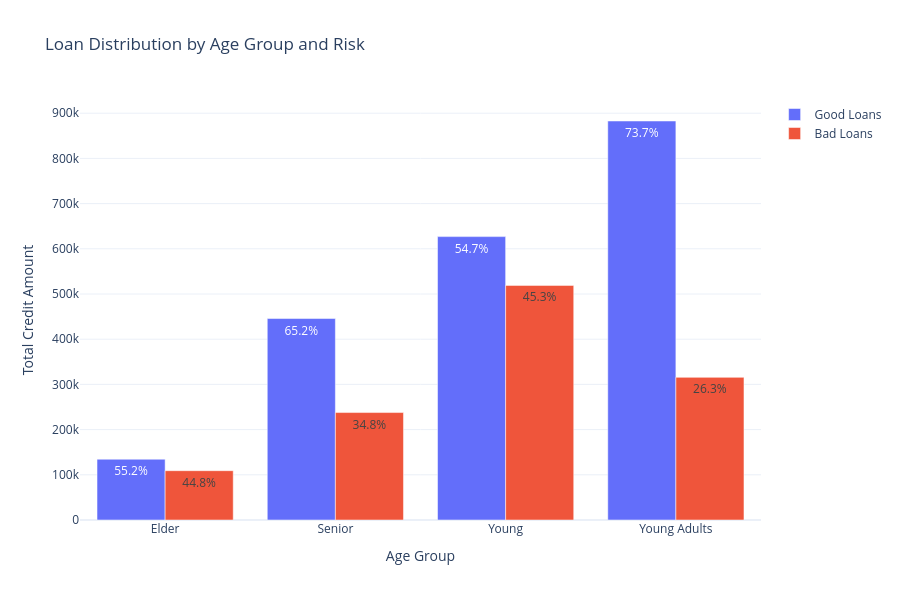

Notebook source saved alongside this figure:
### Code cell
import pandas as pd
import plotly.graph_objects as go

# =========================
# 1. Aggregate Data
# =========================
grouped = df.groupby(['Age_Group', 'Risk'])['Credit_amount'].sum().reset_index()

# Pivot table
pivot = grouped.pivot(index='Age_Group', columns='Risk', values='Credit_amount').fillna(0)

# Calculate percentages
percent = pivot.div(pivot.sum(axis=1), axis=0) * 100

# =========================
# 2. Plot
# =========================
fig = go.Figure()

fig.add_trace(go.Bar(
    x=pivot.index,
    y=pivot['good'],
    name="Good Loans",
    text=[f"{p:.1f}%" for p in percent['good']],
    textposition='auto',
))

fig.add_trace(go.Bar(
    x=pivot.index,
    y=pivot['bad'],
    name="Bad Loans",
    text=[f"{p:.1f}%" for p in percent['bad']],
    textposition='auto',
))

# Layout
fig.update_layout(
    title="Loan Distribution by Age Group and Risk",
    xaxis_title="Age Group",
    yaxis_title="Total Credit Amount",
    barmode='group',
    template="plotly_white",
    height=600
)

fig.show()

### Figure 1 — Plotly figure (JSON) as saved in the notebook; plotly's stock layout.template omitted (floating-point values rounded to 4 significant figures)
{"data": [{"name": "Good Loans", "text": ["55.2%", "65.2%", "54.7%", "73.7%"], "textposition": "auto", "type": "bar", "x": ["Elder", "Senior", "Young", "Young Adults"], "y": [134450, 445690, 626955, 882725]}, {"name": "Bad Loans", "text": ["44.8%", "34.8%", "45.3%", "26.3%"], "textposition": "auto", "type": "bar", "x": ["Elder", "Senior", "Young", "Young Adults"], "y": [109111, 237698, 519060, 315569]}], "layout": {"barmode": "group", "height": 600, "title": {"text": "Loan Distribution by Age Group and Risk"}, "xaxis": {"title": {"text": "Age Group"}}, "yaxis": {"title": {"text": "Total Credit Amount"}}}}
